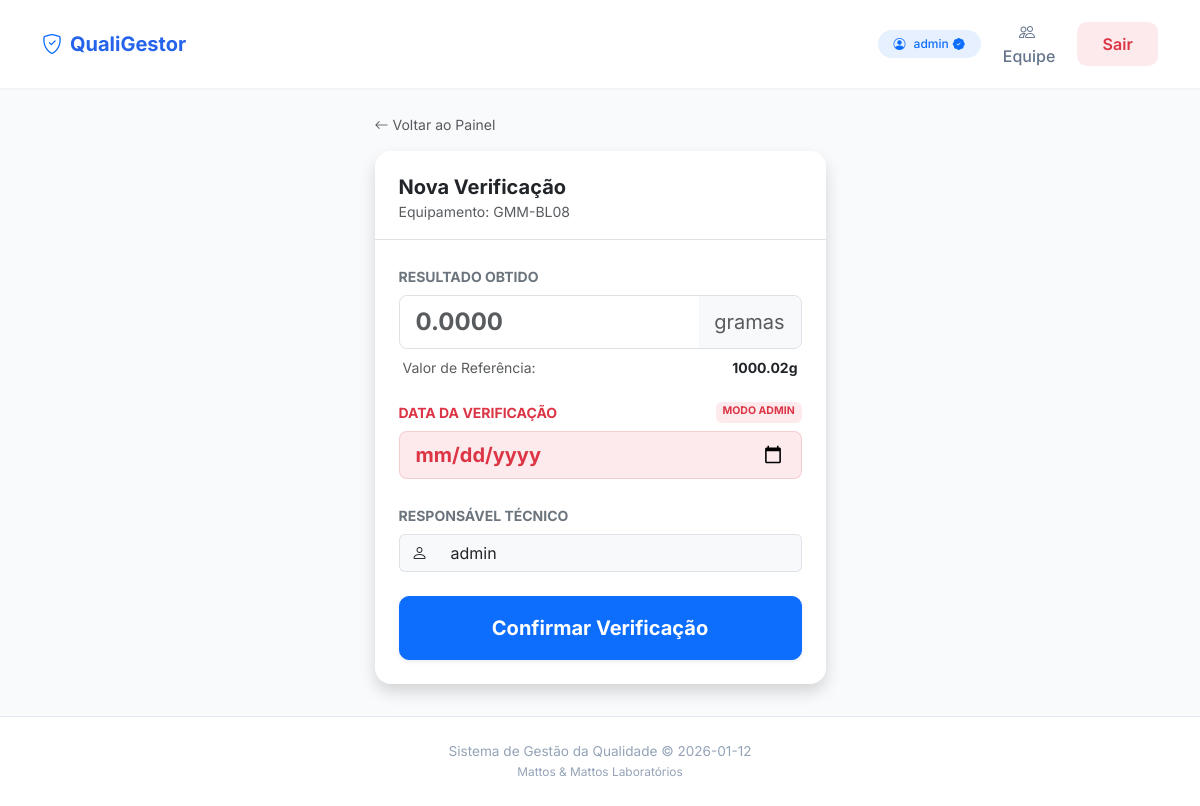
The app's page /verificar/3 (signed in) with its own data.
### app/models.py (models this page shows, shortened)
class User(UserMixin, db.Model):
    id = db.Column(db.Integer, primary_key=True)
    username = db.Column(db.String(30), unique=True, nullable=False)
    password_hash = db.Column(db.String(128))
    is_admin = db.Column(db.Boolean, default=False) # Novo campo para controle total

class Balanca(db.Model):
    id = db.Column(db.Integer, primary_key=True)
    identificacao = db.Column(db.String(20), nullable=False, unique=True)
    modelo = db.Column(db.String(50), nullable=False)
    numero_serie = db.Column(db.String(50), nullable=False)
    validade_calibracao = db.Column(db.String(10), nullable=False)
    criterio_aceitacao = db.Column(db.String(20), nullable=False)
    padrao = db.Column(db.String(50), nullable=False)
    valor_convencional = db.Column(db.Float, nullable=False)
    numero_certificado = db.Column(db.String(50), nullable=False)
    fabricante = db.Column(db.String(50), nullable=False)
    validade_padrao = db.Column(db.String(10), nullable=False)
    registros = db.relationship('RegistroDiario', backref='balanca', lazy=True)

### app/routes.py (the view, shortened to what this page needs)
@routes_bp.route("/verificar/<int:id>", methods=["GET", "POST"])
@login_required
def verificar(id):
    balanca = Balanca.query.get_or_404(id)
    return render_template("verificacao.html", balanca=balanca, now=date.today().strftime('%Y-%m-%d'))

### app/__init__.py (called while the page is built)
def create_app():
    app = Flask(__name__)
    app.config['SECRET_KEY'] = 'sua_chave_secreta_aqui'
    app.config['SQLALCHEMY_DATABASE_URI'] = 'sqlite:////app/instance/balancas.db'
    app.config['SQLALCHEMY_TRACK_MODIFICATIONS'] = False
    db.init_app(app)
    login_manager = LoginManager()
    login_manager.login_view = 'routes.login'
    login_manager.login_message = "Faça login para acessar."
    login_manager.init_app(app)
    @login_manager.user_loader
    def load_user(user_id):
        return User.query.get(int(user_id))
    from .routes import routes_bp
    app.register_blueprint(routes_bp)
    with app.app_context():
        db.create_all()
    return app

### app/templates/verificacao.html (shortened to what this page needs)
{% extends "base.html" %}
{% block content %}
<div class="row justify-content-center">
    <div class="col-md-6 col-lg-5">
        <a href="{{ url_for('routes.index') }}" class="text-decoration-none text-muted mb-3 d-inline-flex align-items-center small">
            <i class="bi bi-arrow-left me-1"></i> Voltar ao Painel
        </a>
        <div class="card shadow border-0 overflow-hidden">
            <div class="card-header bg-white border-bottom pt-4 pb-3 px-4">
                <h5 class="fw-bold mb-0">Nova Verificação</h5>
                <small class="text-muted">Equipamento: {{ balanca.identificacao }}</small>
            </div>
            <div class="card-body p-4">
                <form method="POST">
                    <div class="mb-4">
                        <label class="form-label text-secondary small fw-bold text-uppercase">Resultado Obtido</label>
                        <div class="input-group input-group-lg border rounded-3 overflow-hidden">
                            <input type="number" step="0.0001" name="resultado_obtido" class="form-control border-0 fw-bold text-primary fs-4" placeholder="0.0000" required autofocus>
                            <span class="input-group-text border-0 bg-light text-muted">gramas</span>
                        </div>
                        <div class="d-flex justify-content-between mt-2 px-1">
                            <small class="text-muted">Valor de Referência:</small>
                            <small class="fw-bold text-dark">{{ balanca.valor_convencional }}g</small>
                        </div>
                    </div>
                    <div class="mb-4">
                        {% if current_user.is_admin %}
                            <label class="form-label text-danger small fw-bold text-uppercase d-flex justify-content-between">
                                <span>Data da Verificação</span>
                                <span class="badge bg-danger bg-opacity-10 text-danger">Modo Admin</span>
                            </label>
                            <input type="date" name="data" class="form-control form-control-lg bg-danger bg-opacity-10 border-danger border-opacity-25 text-danger fw-bold">
                        {% endif %}
                    </div>
                    <div class="mb-4">
                        <label class="form-label text-secondary small fw-bold text-uppercase">Responsável Técnico</label>
                        <div class="input-group">
                            <span class="input-group-text bg-light border-end-0"><i class="bi bi-person"></i></span>
                            <input type="text" name="responsavel" value="{{ current_user.username }}" class="form-control bg-light border-start-0" readonly>
                        </div>
                    </div>
                    <button type="submit" class="btn btn-primary w-100 py-3 fs-5 fw-bold shadow-sm">
                        Confirmar Verificação
                    </button>
                </form>
            </div>
        </div>
    </div>
</div>
{% endblock %}

### app/templates/base.html (shortened to what this page needs)
<!DOCTYPE html>
<html lang="pt-br">
<head>
    <link href="https://cdn.jsdelivr.net/npm/bootstrap@5.3.0/dist/css/bootstrap.min.css" rel="stylesheet">
    <link rel="stylesheet" href="https://cdn.jsdelivr.net/npm/bootstrap-icons@1.10.5/font/bootstrap-icons.css">
</head>
<body>
    <nav class="navbar navbar-expand-lg sticky-top">
        <div class="container">
            <a class="navbar-brand d-flex align-items-center gap-2" href="{{ url_for('routes.index') }}">
                <i class="bi bi-shield-check text-primary"></i>
                <span>QualiGestor</span>
            </a>
            {% if current_user.is_authenticated %}
            <div class="collapse navbar-collapse mt-3 mt-lg-0" id="navbarMobile">
                <ul class="navbar-nav ms-auto align-items-center gap-2">
                    <li class="nav-item">
                        <span class="badge bg-primary bg-opacity-10 text-primary px-3 py-2 rounded-pill fw-medium d-flex align-items-center">
                            <i class="bi bi-person-circle me-2"></i>
                            {{ current_user.username }}
                            {% if current_user.is_admin %} <i class="bi bi-patch-check-fill ms-1" title="Admin"></i> {% endif %}
                        </span>
                    </li>
                    {% if current_user.is_admin %}
                    <li class="nav-item w-100 w-lg-auto">
                        <a href="{{ url_for('routes.usuarios') }}" class="nav-link text-center">
                            <i class="bi bi-people me-1"></i> Equipe
                        </a>
                    </li>
                    {% endif %}
                    <li class="nav-item w-100 w-lg-auto">
                        <a href="{{ url_for('routes.logout') }}" class="btn btn-outline-danger w-100 border-0 bg-danger bg-opacity-10 text-danger">
                            Sair
                        </a>
                    </li>
                </ul>
            </div>
            {% endif %}
        </div>
    </nav>
    <div class="main-content container mt-4">
        {% block content %}{% endblock %}
    </div>
    <footer class="footer text-center">
        <div class="container">
            <p class="mb-0">Sistema de Gestão da Qualidade &copy; {{ now|default(2025) }}</p>
            <small>Mattos & Mattos Laboratórios</small>
        </div>
    </footer>
</body>
</html>

### app/templates/base.html (style rules this page uses)
:root { --primary-color: #2563eb; --bg-body: #f8fafc; --text-main: #1e293b; }
body { font-family: 'Inter', sans-serif; background-color: var(--bg-body); color: var(--text-main); display: flex; flex-direction: column; min-height: 100vh; }
.navbar { background-color: #ffffff; box-shadow: 0 1px 2px 0 rgba(0, 0, 0, 0.05); padding: 0.75rem 0; }
.navbar-brand { font-weight: 700; color: var(--primary-color) !important; font-size: 1.25rem; }
.nav-link { font-weight: 500; color: #64748b !important; padding: 0.5rem 1rem; border-radius: 6px; transition: all 0.2s; }
.main-content { flex: 1; padding-bottom: 2rem; }
.card { border: none; border-radius: 16px; box-shadow: 0 4px 6px -1px rgba(0, 0, 0, 0.05), 0 2px 4px -1px rgba(0, 0, 0, 0.03); background: white; }
.btn { border-radius: 10px; padding: 0.6rem 1.2rem; font-weight: 600; transition: transform 0.1s; }
.footer { background: white; padding: 1.5rem 0; margin-top: auto; border-top: 1px solid #e2e8f0; font-size: 0.85rem; color: #94a3b8; }

### records on screen
User: username "admin", responsavel "admin"
Balanca: identificacao "GMM-BL08", valor_convencional "1000.02"
